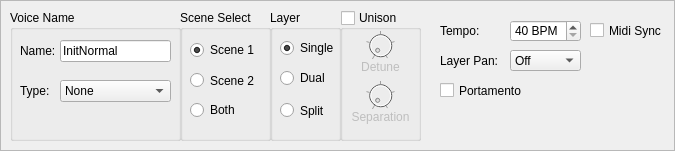
     <widget class="QFrame" name="frame">
      <property name="minimumSize">
       <size>
        <width>421</width>
        <height>151</height>
       </size>
      </property>
      <property name="frameShape">
       <enum>QFrame::StyledPanel</enum>
      </property>
      <property name="frameShadow">
       <enum>QFrame::Raised</enum>
      </property>
      <widget class="QGroupBox" name="unison">
       <property name="geometry">
        <rect>
         <x>340</x>
         <y>10</y>
         <width>81</width>
         <height>131</height>
        </rect>
       </property>
       <property name="title">
        <string>Unison</string>
       </property>
       <property name="checkable">
        <bool>true</bool>
       </property>
       <property name="checked">
        <bool>false</bool>
       </property>
       <widget class="QLabel" name="label_6">
        <property name="geometry">
         <rect>
          <x>0</x>
          <y>50</y>
          <width>81</width>
          <height>16</height>
         </rect>
        </property>
        <property name="frameShadow">
         <enum>QFrame::Plain</enum>
        </property>
        <property name="text">
         <string>Detune</string>
        </property>
        <property name="alignment">
         <set>Qt::AlignHCenter|Qt::AlignTop</set>
        </property>
       </widget>
       <widget class="DialKnob" name="detune">
        <property name="geometry">
         <rect>
          <x>20</x>
          <y>20</y>
          <width>41</width>
          <height>31</height>
         </rect>
        </property>
        <property name="sizePolicy">
         <sizepolicy hsizetype="Fixed" vsizetype="Fixed">
          <horstretch>0</horstretch>
          <verstretch>0</verstretch>
         </sizepolicy>
        </property>
        <property name="minimumSize">
         <size>
          <width>0</width>
          <height>0</height>
         </size>
        </property>
        <property name="maximumSize">
         <size>
          <width>16777215</width>
          <height>16777215</height>
         </size>
        </property>
        <property name="maximum">
         <number>32</number>
        </property>
        <property name="notchTarget">
         <double>8.000000000000000</double>
        </property>
        <property name="notchesVisible">
         <bool>true</bool>
        </property>
       </widget>
       <widget class="QLabel" name="label_7">
        <property name="geometry">
         <rect>
          <x>0</x>
          <y>100</y>
          <width>81</width>
          <height>16</height>
         </rect>
        </property>
        <property name="frameShadow">
         <enum>QFrame::Plain</enum>
        </property>
        <property name="text">
         <string>Separation</string>
        </property>
        <property name="alignment">
         <set>Qt::AlignHCenter|Qt::AlignTop</set>
        </property>
       </widget>
       <widget class="DialKnob" name="separation">
        <property name="geometry">
         <rect>
          <x>20</x>
          <y>70</y>
          <width>41</width>
          <height>31</height>
         </rect>
        </property>
        <property name="sizePolicy">
         <sizepolicy hsizetype="Fixed" vsizetype="Fixed">
          <horstretch>0</horstretch>
          <verstretch>0</verstretch>
         </sizepolicy>
        </property>
        <property name="minimumSize">
         <size>
          <width>0</width>
          <height>0</height>
         </size>
        </property>
        <property name="maximumSize">
         <size>
          <width>16777215</width>
          <height>16777215</height>
         </size>
        </property>
        <property name="maximum">
         <number>32</number>
        </property>
        <property name="wrapping">
         <bool>false</bool>
        </property>
        <property name="notchTarget">
         <double>8.000000000000000</double>
        </property>
        <property name="notchesVisible">
         <bool>true</bool>
        </property>
       </widget>
      </widget>
      <widget class="QGroupBox" name="layerGroup">
       <property name="geometry">
        <rect>
         <x>270</x>
         <y>10</y>
         <width>71</width>
         <height>131</height>
        </rect>
       </property>
       <property name="title">
        <string>Layer</string>
       </property>
       <widget class="QRadioButton" name="split">
        <property name="geometry">
         <rect>
          <x>10</x>
          <y>90</y>
          <width>61</width>
          <height>21</height>
         </rect>
        </property>
        <property name="text">
         <string>Split</string>
        </property>
       </widget>
       <widget class="QRadioButton" name="dual">
        <property name="geometry">
         <rect>
          <x>10</x>
          <y>60</y>
          <width>61</width>
          <height>16</height>
         </rect>
        </property>
        <property name="text">
         <string>Dual</string>
        </property>
       </widget>
       <widget class="QRadioButton" name="single">
        <property name="geometry">
         <rect>
          <x>10</x>
          <y>30</y>
          <width>71</width>
          <height>16</height>
         </rect>
        </property>
        <property name="text">
         <string>Single</string>
        </property>
        <property name="checked">
         <bool>true</bool>
        </property>
       </widget>
      </widget>
      <widget class="QGroupBox" name="groupBox">
       <property name="geometry">
        <rect>
         <x>10</x>
         <y>10</y>
         <width>171</width>
         <height>131</height>
        </rect>
       </property>
       <property name="title">
        <string>Voice Name</string>
       </property>
       <widget class="ComboPicker" name="voiceType">
        <property name="geometry">
         <rect>
          <x>50</x>
          <y>70</y>
          <width>111</width>
          <height>22</height>
         </rect>
        </property>
        <item>
         <property name="text">
          <string>None</string>
         </property>
        </item>
        <item>
         <property name="text">
          <string>PF - Piano</string>
         </property>
        </item>
        <item>
         <property name="text">
          <string>CP - Chr Perc</string>
         </property>
        </item>
        <item>
         <property name="text">
          <string>OR - Organ</string>
         </property>
        </item>
        <item>
         <property name="text">
          <string>GT - Guitar</string>
         </property>
        </item>
        <item>
         <property name="text">
          <string>BA - Bass</string>
         </property>
        </item>
        <item>
         <property name="text">
          <string>ST - Strings</string>
         </property>
        </item>
        <item>
         <property name="text">
          <string>EN - Ensemble</string>
         </property>
        </item>
        <item>
         <property name="text">
          <string>BR - Brass</string>
         </property>
        </item>
        <item>
         <property name="text">
          <string>RD - Reed</string>
         </property>
        </item>
        <item>
         <property name="text">
          <string>PI - Pipe</string>
         </property>
        </item>
        <item>
         <property name="text">
          <string>LD - Synth Lead</string>
         </property>
        </item>
        <item>
         <property name="text">
          <string>PD - Synth Pad</string>
         </property>
        </item>
        <item>
         <property name="text">
          <string>FX - Synth FX</string>
         </property>
        </item>
        <item>
         <property name="text">
          <string>ET - Ethnic</string>
         </property>
        </item>
        <item>
         <property name="text">
          <string>PC - Percussion</string>
         </property>
        </item>
        <item>
         <property name="text">
          <string>SE - Sound FX</string>
         </property>
        </item>
        <item>
         <property name="text">
          <string>DR - Drums</string>
         </property>
        </item>
        <item>
         <property name="text">
          <string>SC - Syn Comp</string>
         </property>
        </item>
        <item>
         <property name="text">
          <string>VO - Vocal</string>
         </property>
        </item>
        <item>
         <property name="text">
          <string>CO - Combination</string>
         </property>
        </item>
        <item>
         <property name="text">
          <string>WV - Wave</string>
         </property>
        </item>
        <item>
         <property name="text">
          <string>SQ - Sequence</string>
         </property>
        </item>
       </widget>
       <widget class="QLabel" name="label_10">
        <property name="geometry">
         <rect>
          <x>10</x>
          <y>70</y>
          <width>49</width>
          <height>21</height>
         </rect>
        </property>
        <property name="text">
         <string>Type:</string>
        </property>
       </widget>
       <widget class="VoiceNameEdit" name="voiceNameEdit">
        <property name="geometry">
         <rect>
          <x>50</x>
          <y>30</y>
          <width>111</width>
          <height>22</height>
         </rect>
        </property>
        <property name="text">
         <string>InitNormal</string>
        </property>
        <property name="maxLength">
         <number>10</number>
        </property>
       </widget>
       <widget class="QLabel" name="label_11">
        <property name="geometry">
         <rect>
          <x>10</x>
          <y>30</y>
          <width>49</width>
          <height>21</height>
         </rect>
        </property>
        <property name="text">
         <string>Name:</string>
        </property>
       </widget>
      </widget>
      <widget class="QGroupBox" name="sceneGroup">
       <property name="geometry">
        <rect>
         <x>180</x>
         <y>10</y>
         <width>91</width>
         <height>131</height>
        </rect>
       </property>
       <property name="title">
        <string>Scene Select</string>
       </property>
       <property name="checkable">
        <bool>false</bool>
       </property>
       <property name="checked">
        <bool>false</bool>
       </property>
       <widget class="QRadioButton" name="scene1radio">
        <property name="geometry">
         <rect>
          <x>10</x>
          <y>30</y>
          <width>71</width>
          <height>20</height>
         </rect>
        </property>
        <property name="text">
         <string>Scene 1</string>
        </property>
        <property name="checked">
         <bool>true</bool>
        </property>
       </widget>
       <widget class="QRadioButton" name="scene2radio">
        <property name="geometry">
         <rect>
          <x>10</x>
          <y>60</y>
          <width>89</width>
          <height>21</height>
         </rect>
        </property>
        <property name="text">
         <string>Scene 2</string>
        </property>
       </widget>
       <widget class="QRadioButton" name="bothSceneRadio">
        <property name="geometry">
         <rect>
          <x>10</x>
          <y>90</y>
          <width>89</width>
          <height>20</height>
         </rect>
        </property>
        <property name="text">
         <string>Both</string>
        </property>
       </widget>
      </widget>
      <widget class="QSpinBox" name="tempoBPM">
       <property name="geometry">
        <rect>
         <x>510</x>
         <y>20</y>
         <width>71</width>
         <height>22</height>
        </rect>
       </property>
       <property name="suffix">
        <string> BPM</string>
       </property>
       <property name="minimum">
        <number>40</number>
       </property>
       <property name="maximum">
        <number>240</number>
       </property>
      </widget>
      <widget class="QLabel" name="label_12">
       <property name="geometry">
        <rect>
         <x>440</x>
         <y>20</y>
         <width>81</width>
         <height>21</height>
        </rect>
       </property>
       <property name="text">
        <string>Tempo:</string>
       </property>
      </widget>
      <widget class="CheckBox" name="midiSyncCheck">
       <property name="geometry">
        <rect>
         <x>590</x>
         <y>20</y>
         <width>76</width>
         <height>21</height>
        </rect>
       </property>
       <property name="text">
        <string>Midi Sync</string>
       </property>
      </widget>
      <widget class="ComboPicker" name="layerPan">
       <property name="geometry">
        <rect>
         <x>510</x>
         <y>50</y>
         <width>71</width>
         <height>21</height>
        </rect>
       </property>
       <property name="sizePolicy">
        <sizepolicy hsizetype="Preferred" vsizetype="Fixed">
         <horstretch>0</horstretch>
         <verstretch>0</verstretch>
        </sizepolicy>
       </property>
       <item>
        <property name="text">
         <string>Off</string>
        </property>
       </item>
       <item>
        <property name="text">
         <string>Alternate</string>
        </property>
       </item>
       <item>
        <property name="text">
         <string>Random</string>
        </property>
       </item>
      </widget>
      <widget class="QLabel" name="label_4">
       <property name="geometry">
        <rect>
         <x>440</x>
         <y>50</y>
         <width>61</width>
         <height>22</height>
        </rect>
       </property>
       <property name="sizePolicy">
        <sizepolicy hsizetype="Fixed" vsizetype="Preferred">
         <horstretch>0</horstretch>
         <verstretch>0</verstretch>
        </sizepolicy>
       </property>
       <property name="text">
        <string>Layer Pan:</string>
       </property>
      </widget>
      <widget class="CheckBox" name="portamentoCheck">
       <property name="geometry">
        <rect>
         <x>440</x>
         <y>80</y>
         <width>130</width>
         <height>21</height>
        </rect>
       </property>
       <property name="text">
        <string>Portamento</string>
       </property>
      </widget>
     </widget>
